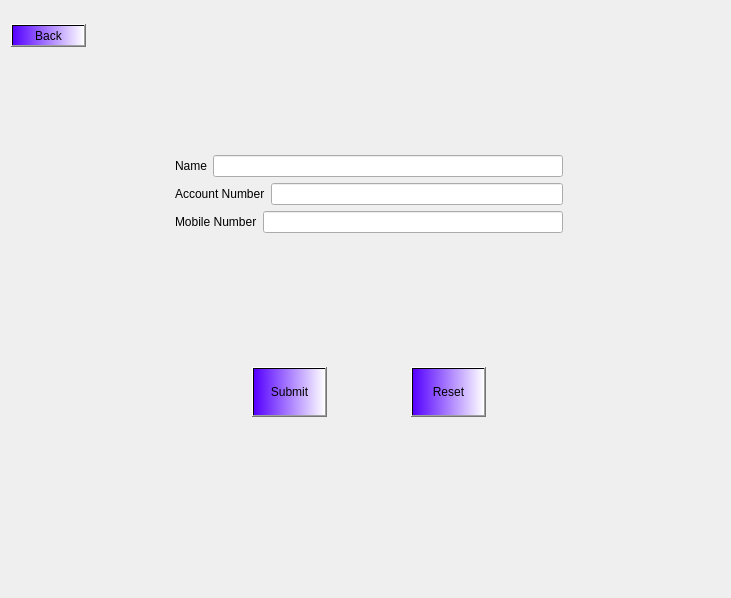
<?xml version="1.0" encoding="UTF-8"?>
<ui version="4.0">
 <class>DeleteCustomer</class>
 <widget class="QDialog" name="DeleteCustomer">
  <property name="geometry">
   <rect>
    <x>0</x>
    <y>0</y>
    <width>731</width>
    <height>598</height>
   </rect>
  </property>
  <property name="windowTitle">
   <string>Delete Customer Account</string>
  </property>
  <layout class="QGridLayout" name="gridLayout">
   <item row="1" column="0">
    <spacer name="horizontalSpacer_5">
     <property name="orientation">
      <enum>Qt::Horizontal</enum>
     </property>
     <property name="sizeType">
      <enum>QSizePolicy::Expanding</enum>
     </property>
     <property name="sizeHint" stdset="0">
      <size>
       <width>50</width>
       <height>100</height>
      </size>
     </property>
    </spacer>
   </item>
   <item row="1" column="1" rowspan="2" colspan="3">
    <layout class="QVBoxLayout" name="verticalLayout_2">
     <item>
      <layout class="QVBoxLayout" name="verticalLayout">
       <item>
        <layout class="QHBoxLayout" name="horizontalLayout">
         <item>
          <widget class="QLabel" name="label">
           <property name="text">
            <string>Name</string>
           </property>
           <property name="buddy">
            <cstring>lineEdit_name</cstring>
           </property>
          </widget>
         </item>
         <item>
          <widget class="QLineEdit" name="lineEdit_name"/>
         </item>
        </layout>
       </item>
       <item>
        <layout class="QHBoxLayout" name="horizontalLayout_2">
         <item>
          <widget class="QLabel" name="label_2">
           <property name="text">
            <string>Account Number</string>
           </property>
           <property name="buddy">
            <cstring>lineEdit_acc</cstring>
           </property>
          </widget>
         </item>
         <item>
          <widget class="QLineEdit" name="lineEdit_acc"/>
         </item>
        </layout>
       </item>
       <item>
        <layout class="QHBoxLayout" name="horizontalLayout_3">
         <item>
          <widget class="QLabel" name="label_3">
           <property name="text">
            <string>Mobile Number</string>
           </property>
           <property name="buddy">
            <cstring>lineEdit_mob</cstring>
           </property>
          </widget>
         </item>
         <item>
          <widget class="QLineEdit" name="lineEdit_mob"/>
         </item>
        </layout>
       </item>
      </layout>
     </item>
     <item>
      <spacer name="verticalSpacer">
       <property name="orientation">
        <enum>Qt::Vertical</enum>
       </property>
       <property name="sizeType">
        <enum>QSizePolicy::Fixed</enum>
       </property>
       <property name="sizeHint" stdset="0">
        <size>
         <width>20</width>
         <height>40</height>
        </size>
       </property>
      </spacer>
     </item>
     <item>
      <layout class="QHBoxLayout" name="horizontalLayout_4">
       <item>
        <spacer name="horizontalSpacer">
         <property name="orientation">
          <enum>Qt::Horizontal</enum>
         </property>
         <property name="sizeHint" stdset="0">
          <size>
           <width>40</width>
           <height>50</height>
          </size>
         </property>
        </spacer>
       </item>
       <item>
        <widget class="QPushButton" name="pushButton_submit">
         <property name="sizePolicy">
          <sizepolicy hsizetype="Minimum" vsizetype="Fixed">
           <horstretch>0</horstretch>
           <verstretch>0</verstretch>
          </sizepolicy>
         </property>
         <property name="minimumSize">
          <size>
           <width>0</width>
           <height>50</height>
          </size>
         </property>
         <property name="styleSheet">
          <string notr="true">background-color: qlineargradient(spread:pad, x1:0, y1:0, x2:1, y2:0, stop:0 rgba(85, 0, 255, 255), stop:1 rgba(255, 255, 255, 255));
color: rgb(0, 0, 0);
font: 11pt &quot;Times New Roman&quot;;</string>
         </property>
         <property name="text">
          <string>Submit</string>
         </property>
        </widget>
       </item>
       <item>
        <spacer name="horizontalSpacer_2">
         <property name="orientation">
          <enum>Qt::Horizontal</enum>
         </property>
         <property name="sizeHint" stdset="0">
          <size>
           <width>40</width>
           <height>50</height>
          </size>
         </property>
        </spacer>
       </item>
       <item>
        <widget class="QPushButton" name="pushButton_reset">
         <property name="minimumSize">
          <size>
           <width>0</width>
           <height>50</height>
          </size>
         </property>
         <property name="styleSheet">
          <string notr="true">background-color: qlineargradient(spread:pad, x1:0, y1:0, x2:1, y2:0, stop:0 rgba(85, 0, 255, 255), stop:1 rgba(255, 255, 255, 255));
color: rgb(0, 0, 0);
font: 11pt &quot;Times New Roman&quot;;</string>
         </property>
         <property name="text">
          <string>Reset</string>
         </property>
        </widget>
       </item>
       <item>
        <spacer name="horizontalSpacer_3">
         <property name="orientation">
          <enum>Qt::Horizontal</enum>
         </property>
         <property name="sizeHint" stdset="0">
          <size>
           <width>40</width>
           <height>20</height>
          </size>
         </property>
        </spacer>
       </item>
      </layout>
     </item>
    </layout>
   </item>
   <item row="2" column="4">
    <spacer name="horizontalSpacer_6">
     <property name="orientation">
      <enum>Qt::Horizontal</enum>
     </property>
     <property name="sizeHint" stdset="0">
      <size>
       <width>16</width>
       <height>20</height>
      </size>
     </property>
    </spacer>
   </item>
   <item row="3" column="3">
    <spacer name="verticalSpacer_2">
     <property name="orientation">
      <enum>Qt::Vertical</enum>
     </property>
     <property name="sizeType">
      <enum>QSizePolicy::Fixed</enum>
     </property>
     <property name="sizeHint" stdset="0">
      <size>
       <width>20</width>
       <height>80</height>
      </size>
     </property>
    </spacer>
   </item>
   <item row="0" column="0">
    <widget class="QPushButton" name="pushButton_back">
     <property name="sizePolicy">
      <sizepolicy hsizetype="Fixed" vsizetype="Fixed">
       <horstretch>0</horstretch>
       <verstretch>0</verstretch>
      </sizepolicy>
     </property>
     <property name="styleSheet">
      <string notr="true">background-color: qlineargradient(spread:pad, x1:0, y1:0, x2:1, y2:0, stop:0 rgba(85, 0, 255, 255), stop:1 rgba(255, 255, 255, 255));
color: rgb(0, 0, 0);
font: 11pt &quot;Times New Roman&quot;;</string>
     </property>
     <property name="text">
      <string>Back</string>
     </property>
    </widget>
   </item>
   <item row="0" column="1" colspan="3">
    <spacer name="horizontalSpacer_4">
     <property name="orientation">
      <enum>Qt::Horizontal</enum>
     </property>
     <property name="sizeType">
      <enum>QSizePolicy::Fixed</enum>
     </property>
     <property name="sizeHint" stdset="0">
      <size>
       <width>388</width>
       <height>50</height>
      </size>
     </property>
    </spacer>
   </item>
  </layout>
 </widget>
 <resources/>
 <connections>
  <connection>
   <sender>pushButton_reset</sender>
   <signal>clicked()</signal>
   <receiver>lineEdit_acc</receiver>
   <slot>clear()</slot>
   <hints>
    <hint type="sourcelabel">
     <x>386</x>
     <y>312</y>
    </hint>
    <hint type="destinationlabel">
     <x>364</x>
     <y>131</y>
    </hint>
   </hints>
  </connection>
  <connection>
   <sender>pushButton_reset</sender>
   <signal>clicked()</signal>
   <receiver>lineEdit_mob</receiver>
   <slot>clear()</slot>
   <hints>
    <hint type="sourcelabel">
     <x>386</x>
     <y>312</y>
    </hint>
    <hint type="destinationlabel">
     <x>360</x>
     <y>175</y>
    </hint>
   </hints>
  </connection>
  <connection>
   <sender>pushButton_reset</sender>
   <signal>clicked()</signal>
   <receiver>lineEdit_name</receiver>
   <slot>clear()</slot>
   <hints>
    <hint type="sourcelabel">
     <x>386</x>
     <y>312</y>
    </hint>
    <hint type="destinationlabel">
     <x>328</x>
     <y>87</y>
    </hint>
   </hints>
  </connection>
 </connections>
</ui>
